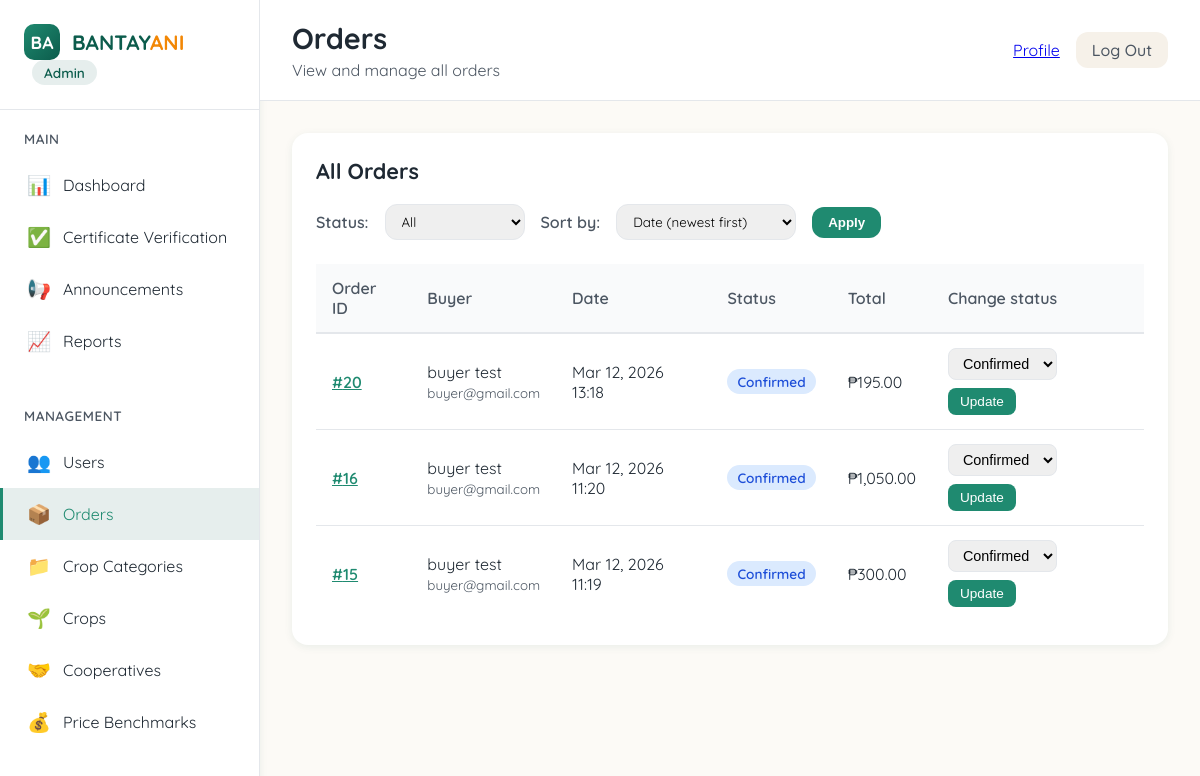
Screenshot of /admin/orders.php (signed in) with the database file from the repository.
### tables this page shows
CREATE TABLE `orders` (
  `order_id` int(11) NOT NULL,
  `buyer_id` int(11) NOT NULL,
  `order_date` timestamp NULL DEFAULT current_timestamp(),
  `order_status` enum('Pending','Cancelled','Confirmed','Delivered','Shipped') DEFAULT 'Pending'
);

### admin/orders.php (the view, shortened to what this page needs)
<?php
require_once __DIR__ . '/../includes/config.php';
$has_oi_quantity = false;
$cols = $conn->query("SHOW COLUMNS FROM order_items LIKE 'quantity'");
if ($cols && $cols->num_rows > 0) $has_oi_quantity = true;
$has_pool_price = false;
$cols = $conn->query("SHOW COLUMNS FROM cooperative_pools LIKE 'unit_price'");
if ($cols && $cols->num_rows > 0) $has_pool_price = true;
$filter_status = isset($_GET['status']) ? trim($_GET['status']) : '';
$sort = isset($_GET['sort']) ? trim($_GET['sort']) : 'date_desc';
$qty_expr = $has_oi_quantity ? 'COALESCE(oi2.quantity, 1)' : '1';
$price_join = "LEFT JOIN crops_inventory ci ON oi2.inventory_id = ci.inventory_id
               LEFT JOIN cooperative_pools cp ON oi2.pool_id = cp.pool_id";
$price_expr = $has_pool_price
    ? "COALESCE(ci.price, cp.unit_price, 0)"
    : "COALESCE(ci.price, 0)";
$total_subquery = "(SELECT COALESCE(SUM($qty_expr * $price_expr), 0) FROM order_items oi2 $price_join WHERE oi2.order_id = o.order_id)";
$sql = "
    SELECT
        o.order_id,
        o.order_date,
        o.order_status,
        CONCAT(u.first_name, ' ', u.last_name) AS buyer_name,
        u.email AS buyer_email,
        $total_subquery AS order_total
    FROM orders o
    JOIN buyer_profiles bp ON o.buyer_id = bp.buyer_id
    JOIN users u ON bp.buyer_id = u.user_id
";
$params = [];
$types = '';
$coopCondition = "NOT EXISTS (SELECT 1 FROM order_items oi WHERE oi.order_id = o.order_id AND oi.pool_id IS NOT NULL)";
if ($filter_status !== '') {
    $sql .= " WHERE o.order_status = ? AND $coopCondition";
    $params[] = $filter_status;
    $types .= 's';
} else {
    $sql .= " WHERE $coopCondition";
}
switch ($sort) {
    default:
        $sql .= " ORDER BY o.order_date DESC";
}
$stmt = $conn->prepare($sql);
if (!$stmt) {
    $orders = [];
} else {
    $stmt->execute();
}
$orders = $stmt ? $stmt->get_result()->fetch_all(MYSQLI_ASSOC) : [];
?>
<!DOCTYPE html>
<html lang="en">
<head>
</head>
<body>
    <aside class="sidebar">
        <div class="logo-container">
            <a href="<?= htmlspecialchars($_SERVER['REQUEST_SCHEME'] ?? 'http') . '://' . ($_SERVER['HTTP_HOST'] ?? 'localhost') . '/bantayani/admin/index.php' ?>" class="logo">
                <div class="logo-icon">BA</div>
                <div class="logo-text">BANTAY<span>ANI</span></div>
            </a>
            <div class="admin-badge">Admin</div>
        </div>
       <div class="nav-section">
            <div class="nav-title">Main</div>
            <ul class="nav-links">
                <li><a href="index.php" class="nav-link"><span class="nav-icon">📊</span><span>Dashboard</span></a></li>
                <li><a href="verify_farmers.php" class="nav-link"><span class="nav-icon">✅</span><span>Certificate Verification</span></a></li>
                <li><a href="announcements.php" class="nav-link"><span class="nav-icon">📢</span><span>Announcements</span></a></li>
                <li><a href="../reports.php" class="nav-link"><span class="nav-icon">📈</span><span>Reports</span></a></li>
            </ul>
        </div>
        <div class="nav-section">
            <div class="nav-title">Management</div>
            <ul class="nav-links">
                <li><a href="users.php" class="nav-link"><span class="nav-icon">👥</span><span>Users</span></a></li>
                <li><a href="orders.php" class="nav-link active"><span class="nav-icon">📦</span><span>Orders</span></a></li>
                <li><a href="crop_categories.php" class="nav-link"><span class="nav-icon">📁</span><span>Crop Categories</span></a></li>
                <li><a href="crops.php" class="nav-link"><span class="nav-icon">🌱</span><span>Crops</span></a></li>
                <li><a href="cooperative.php" class="nav-link"><span class="nav-icon">🤝</span><span>Cooperatives</span></a></li>
                <li><a href="benchmarking.php" class="nav-link"><span class="nav-icon">💰</span><span>Price Benchmarks</span></a></li>
            </ul>
        </div>
    </aside>
    <main class="main-content">
        <div class="topbar">
            <div class="page-title">
                <h1>Orders</h1>
                <p>View and manage all orders</p>
            </div>
            <div class="user-info">
                <a href="profile.php" title="Profile">Profile</a>
                <a href="/bantayani/user/logout.php" class="logout-btn" style="text-decoration:none;">Log Out</a>
            </div>
        </div>
        <div class="content">
            <div class="card">
                <div class="card-header">
                    <h2>All Orders</h2>
                </div>
                <form method="GET" class="toolbar">
                    <label>Status:</label>
                    <select name="status">
                        <option value="">All</option>
                    </select>
                    <label>Sort by:</label>
                    <select name="sort">
                        <option value="date_desc" <?= $sort === 'date_desc' ? 'selected' : '' ?>>Date (newest first)</option>
                    </select>
                    <button type="submit" class="btn-apply">Apply</button>
                </form>
                <?php if (empty($orders)): ?>
                    <div class="empty-state">No orders found.</div>
                <?php else: ?>
                    <table class="data-table">
                        <thead>
                            <tr>
                                <th>Order ID</th>
                                <th>Buyer</th>
                                <th>Date</th>
                                <th>Status</th>
                                <th>Total</th>
                                <th>Change status</th>
                            </tr>
                        </thead>
                        <tbody>
                            <?php foreach ($orders as $row):
                                $status_class = 'status-' . strtolower($row['order_status']);
                            ?>
                            <tr>
                                <td>
                                    <a href="order_view.php?id=<?= (int)$row['order_id'] ?>" style="color: var(--green); font-weight: 600;">#<?= (int)$row['order_id'] ?></a>
                                </td>
                                <td>
                                    <?= htmlspecialchars($row['buyer_name']) ?>
                                    <br><small style="color: var(--text-light);"><?= htmlspecialchars($row['buyer_email']) ?></small>
                                </td>
                                <td><?= date('M d, Y H:i', strtotime($row['order_date'])) ?></td>
                                <td><span class="status-badge <?= $status_class ?>"><?= htmlspecialchars($row['order_status']) ?></span></td>
                                <td>₱<?= number_format((float)$row['order_total'], 2) ?></td>
                                <td>
                                    <form method="POST" class="order-status-form">
                                        <select name="order_status">
                                            <option value="Confirmed" <?= $row['order_status'] === 'Confirmed' ? 'selected' : '' ?>>Confirmed</option>
                                        </select>
                                        <button type="submit">Update</button>
                                    </form>
                                </td>
                            </tr>
                            <?php endforeach; ?>
                        </tbody>
                    </table>
                <?php endif; ?>
            </div>
        </div>
    </main>
</body>
</html>

### rows the page displays
orders: order_id "20", buyer_name "buyer test", buyer_email "buyer@gmail.com", order_date "Mar 12, 2026 13:18", order_status "Confirmed", order_total "195.00"
orders: order_id "16", buyer_name "buyer test", buyer_email "buyer@gmail.com", order_date "Mar 12, 2026 11:20", order_status "Confirmed", order_total "1,050.00"
orders: order_id "15", buyer_name "buyer test", buyer_email "buyer@gmail.com", order_date "Mar 12, 2026 11:19", order_status "Confirmed", order_total "300.00"
